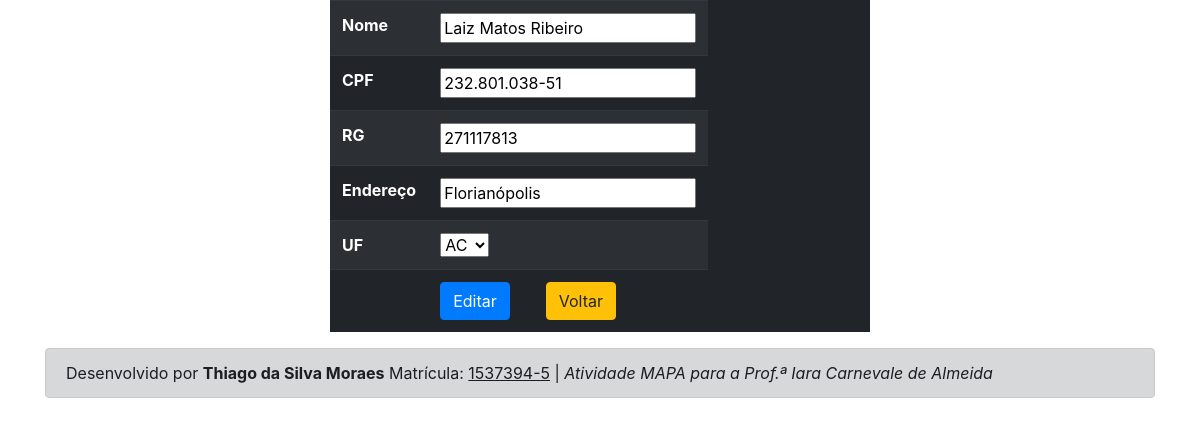
Page /updateGerente.php?id=2 on the committed database.
### tables this page shows
CREATE TABLE `gerentes` (
  `id` int(11) NOT NULL,
  `nome` varchar(100) NOT NULL,
  `cpf` char(14) NOT NULL,
  `rg` char(10) NOT NULL,
  `endereco` varchar(255) NOT NULL,
  `estado` char(2) NOT NULL
);

### updateGerente.php (the view, shortened to what this page needs)
<?php
require_once('connection.php');
$id=$_GET['id'];
$sth = $pdo->prepare("SELECT id, nome,cpf,rg,endereco,estado from gerentes WHERE id = :id");
$sth->bindValue(':id', $id, PDO::PARAM_STR);
$sth->execute();
$reg = $sth->fetch(PDO::FETCH_OBJ);
$nome = $reg->nome;
$cpf = $reg->cpf;
$rg = $reg->rg;
$endereco = $reg->endereco;
$estado = $reg->estado;
require_once('header.php');
?>
<div class="container">
    <div class="row">
        <div class="col-md-3"></div>
        <div class="col-md-6">
            <form method="post" action="">
                <table class="table table-striped table-dark table-responsive table-hover">
                <tr><td><b>Nome</td><td><input type="text" name="nome" value="<?=$nome?>"></td></tr>
                <tr><td><b>CPF</td><td><input type="text" name="cpf" placeholder="000.000.000-00" value="<?=$cpf?>"></td></tr>
                <tr><td><b>RG</td><td><input type="text" name="rg" placeholder="Sem Pontuação" value="<?=$rg?>"></td></tr>
                <tr><td><b>Endereço</td><td><input type="text" name="endereco" value="<?=$endereco?>"></td></tr>
                <tr><td><b>UF</td><td>
                    <select type="text" name="estado" value="<?=$estado?>">
                      <option>AC</option>
                    </select>
                  </td></tr>
                <tr><td></td><td><input name="enviar" class="btn btn-primary" type="submit" value="Editar">&nbsp;&nbsp;&nbsp;&nbsp;&nbsp;&nbsp;&nbsp;
                <input name="enviar" class="btn btn-warning" type="button" onclick="location='gerentes.php'" value="Voltar"></td></tr>
                </table>
            </form>
        </div>
<?php
require_once('footer.php');
?>

### rows in the picture
gerentes: nome "Laiz Matos Ribeiro", cpf "232.801.038-51", rg "271117813", endereco "Florianópolis", estado "AC"
